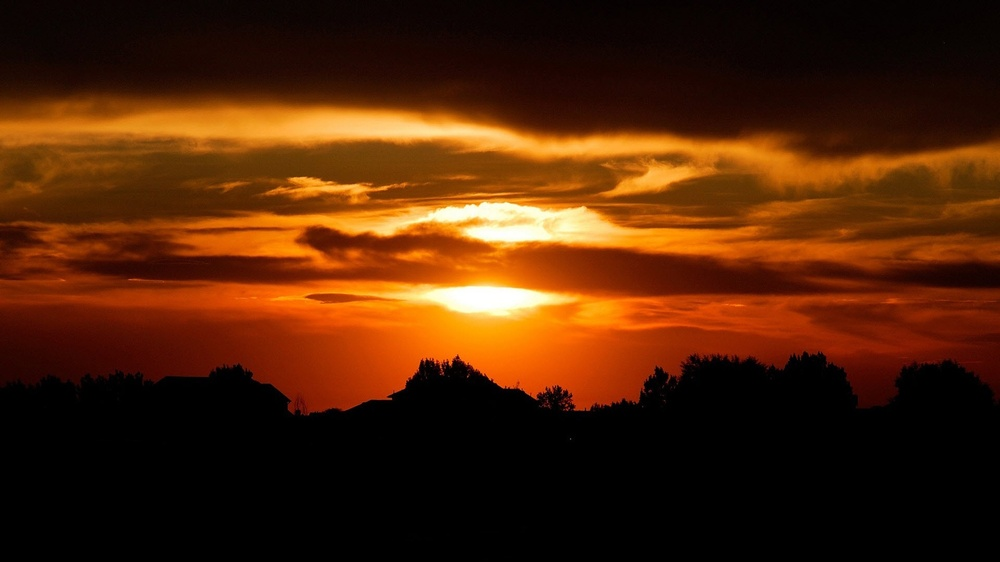
#> input picture images/sunset_orange.jpg, 1000 x 562 px, shrunk from 1920 x 1080 before the run
$ python useHistogramAnalyzer.py
#> lines starting #> are read from the running program, lines starting #| are printed output that depends on the picture
### HistogramAnalyzer/HistogramAnalyzer.py
__author__ = 'margauxdivernois'

import cv2
import numpy as np
import matplotlib.pyplot as plt
import operator

class HistogramAnalyzer:

    def __init__(self, img):
        """
        Init the HistogramAnalyzer Object.
        Calculate the histogram of the given image.
        """

        self.img_rgb = img

        # CREATE HISTOGRAM
        self.hist_rgb()
        self.hist_hsv()

    def hist_rgb(self):
        """Calculate the RGB histograms and save in attribute"""

        self.img_b,self.img_g,self.img_r = cv2.split(self.img_rgb)

        self.hist_r = cv2.calcHist(self.img_r,[0],None,[256],[0,255])
        self.hist_g = cv2.calcHist(self.img_g,[0],None,[256],[0,255])
        self.hist_b = cv2.calcHist(self.img_b,[0],None,[256],[0,255])

    def hist_hsv(self):
        """Calculate the HSV histograms and save in attribute"""
        self.img_hsv = cv2.cvtColor(self.img_rgb, cv2.COLOR_BGR2HSV)
        self.img_h, self.img_s, self.img_v = cv2.split(self.img_hsv)

        self.hist_h = cv2.calcHist([self.img_hsv],[0],self.img_s,[180],[0,180])
        self.hist_s = cv2.calcHist([self.img_hsv],[1],None,[256],[0,256])
        self.hist_v = cv2.calcHist([self.img_hsv],[2],None,[256],[0,256])

    # [22 lines left out: functions show_rgb, show_hsv, show_rgb_hist, not called in this run]

    def show_hsv_hist(self):
        """Show the HSV Histograms"""
        plt.plot(self.hist_h)
        plt.xlim([0,180])
        plt.title('Hue')
        plt.show()

        plt.plot(self.hist_s)
        plt.xlim([0,256])
        plt.title('Saturation')
        plt.show()

        plt.plot(self.hist_v)
        plt.xlim([0,256])
        plt.title('Brightness / Value')
        plt.show()

    def get_hue_max(self):
        """Return the maximum hue between 0 and 255"""
        max_hue_f = float(self.max_index(self.hist_h))
        max_hue = max_hue_f / 180 * 256     #Get a value between 0 and 255
        return int(max_hue)

    # [5 lines left out: function get_hue_average, not called in this run]

    def get_saturation_max(self):
        """Return the maximum saturation"""
        return int(self.max_index(self.hist_s))

    # [4 lines left out: function get_saturation_average, not called in this run]

    def get_brigthness_max(self):
        """Return the maximum brightness"""
        return int(self.max_index(self.hist_v))

    # [13 lines left out: functions get_brigthness_average, average, not called in this run]

    def max_index(self, hist):
        """Calculate and return the maximum value of an histogram"""
        max_i = 0
        max_value = hist[0]
        for i in range(1, len(hist)):
            if max_value < hist[i]:
                max_value = hist[i]
                max_i = i
        return max_i

### HistogramAnalyzer/useHistogramAnalyzer.py
from HistogramAnalyzer import HistogramAnalyzer
import cv2

if __name__ == "__main__":
    img = cv2.imread('../images/sunset_orange.jpg')
#> img is the input picture: shape (562, 1000, 3); mean B, G, R 6.8, 35.3, 78.6
    #cv2.imshow('original', img)

    histo_tool = HistogramAnalyzer(img)
#> in hist_rgb, `self.img_b,self.img_g,self.img_r = cv2.split(self.img_rgb)`:
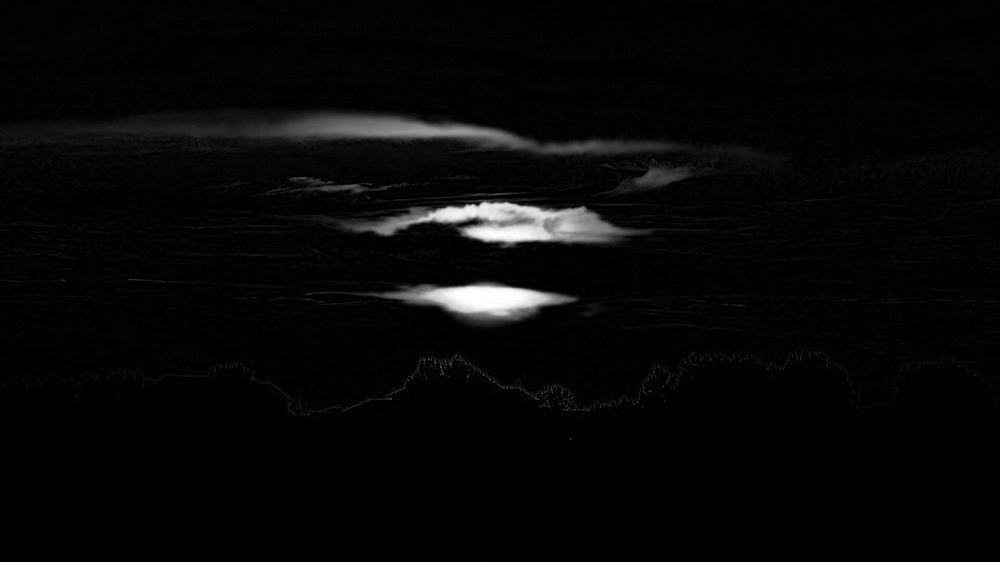
#> self.img_b: shape (562, 1000); min 0, max 255, mean 6.8
#> in hist_rgb, `self.img_b,self.img_g,self.img_r = cv2.split(self.img_rgb)`:
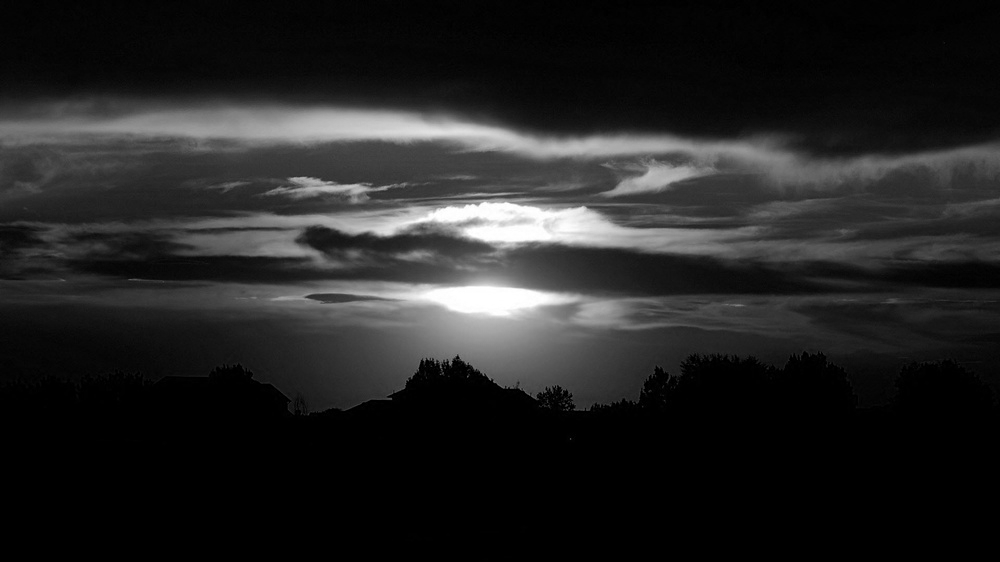
#> self.img_g: shape (562, 1000); min 0, max 255, mean 35.3
#> in hist_rgb, `self.img_b,self.img_g,self.img_r = cv2.split(self.img_rgb)`:
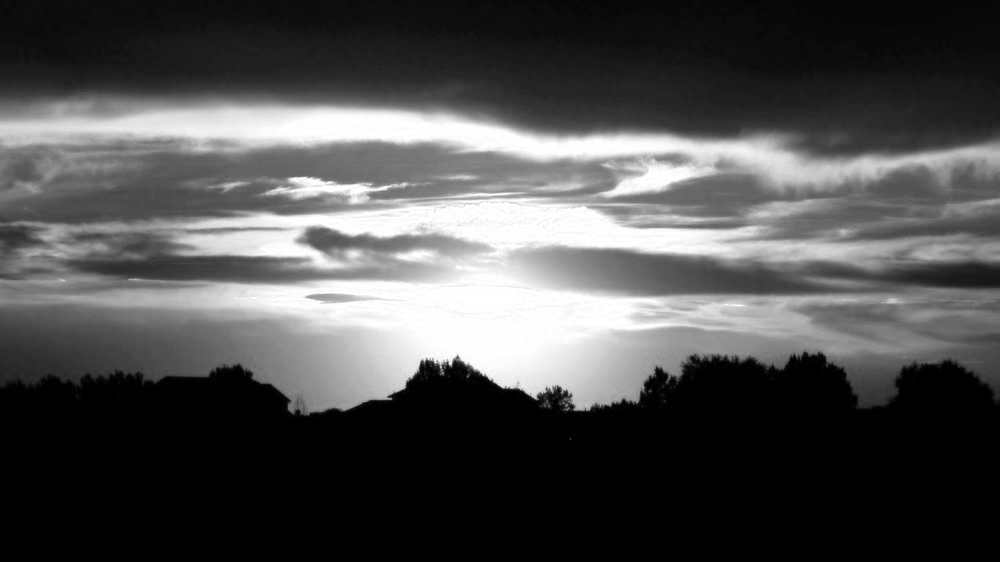
#> self.img_r: shape (562, 1000); min 0, max 255, mean 78.6
#> in hist_rgb, `self.hist_r = cv2.calcHist(self.img_r,[0],None,[256],[0,255])`: self.hist_r = 256 values, max 176 at index 12, min 0 at index 0, mean 3.91
#> in hist_rgb, `self.hist_g = cv2.calcHist(self.img_g,[0],None,[256],[0,255])`: self.hist_g = 256 values, max 283 at index 2, min 0 at index 9, mean 3.91
#> in hist_rgb, `self.hist_b = cv2.calcHist(self.img_b,[0],None,[256],[0,255])`: self.hist_b = 256 values, max 358 at index 2, min 0 at index 7, mean 3.91
#> in hist_hsv, `self.img_hsv = cv2.cvtColor(self.img_rgb, cv2.COLOR_BGR2HSV)`: self.img_hsv: shape (562, 1000, 3); mean H, S, V 8.5, 164.7, 78.6
#> in hist_hsv, `self.img_h, self.img_s, self.img_v = cv2.split(self.img_hsv)`:
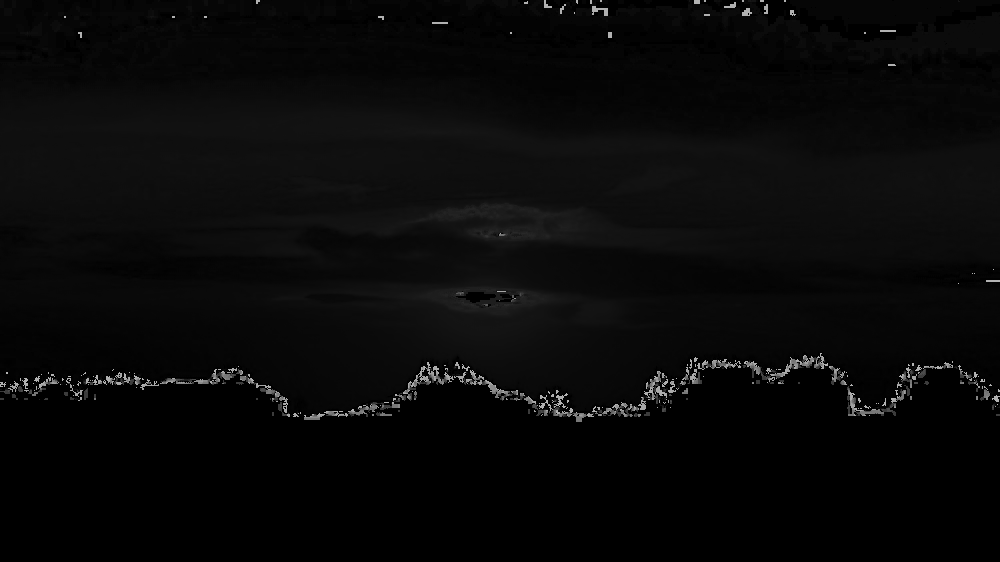
#> self.img_h: shape (562, 1000); min 0, max 179, mean 8.5
#> in hist_hsv, `self.img_h, self.img_s, self.img_v = cv2.split(self.img_hsv)`:
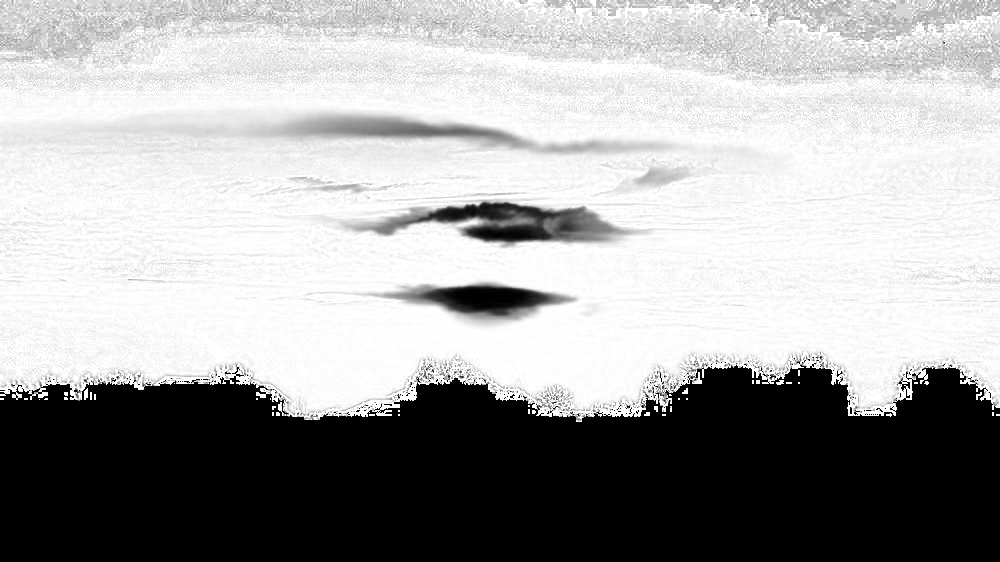
#> self.img_s: shape (562, 1000); min 0, max 255, mean 164.7
#> in hist_hsv, `self.hist_h = cv2.calcHist([self.img_hsv],[0],self.img_s,[180],[0,180])`: self.hist_h = 180 values, max 45054 at index 6, min 0 at index 41, mean 2183.5
#> in hist_hsv, `self.hist_s = cv2.calcHist([self.img_hsv],[1],None,[256],[0,256])`: self.hist_s = 256 values, max 168975 at index 0, min 8 at index 15, mean 2195.3
#> in hist_hsv, `self.hist_v = cv2.calcHist([self.img_hsv],[2],None,[256],[0,256])`: self.hist_v = 256 values, max 166492 at index 0, min 743 at index 211, mean 2195.3

    #histo_tool.show_rgb_hist()

    #histo_tool.show_hsv()
    histo_tool.show_hsv_hist()
#> in show_hsv_hist, `plt.show()`:
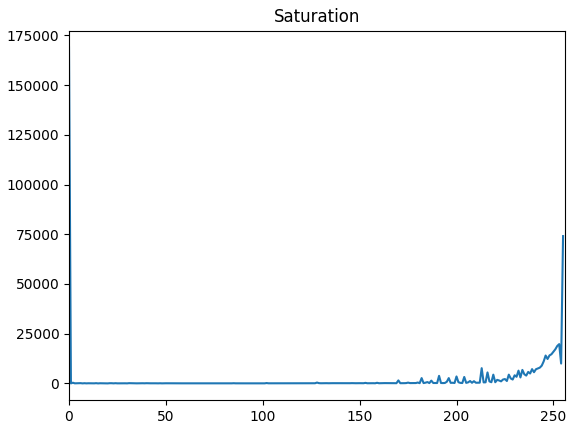
#> figure drawn by matplotlib, 1 panel; curve peaks at x = 0, y = 168975
#> in show_hsv_hist, `plt.show()`:
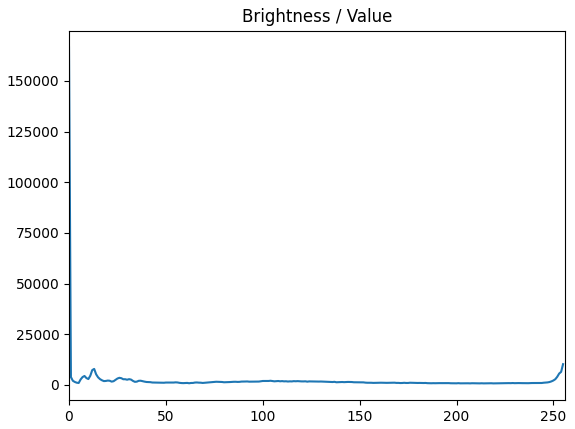
#> figure drawn by matplotlib, 1 panel; curve peaks at x = 0, y = 166492
    print(histo_tool.get_hue_max())
#> in max_index, `max_value = hist[0]`: max_value = [10741]
#> the loop in max_index, `for i in range(1, len(hist)):` made 179 passes
#> max_value on passes 3, 5, 6: [18960], [29036], [45054]
#> after the loop in max_index, `for i in range(1, len(hist)):`: max_i = 6
#> in get_hue_max, `max_hue = max_hue_f / 180 * 256`: max_hue = 8.53
#| 8
    print(histo_tool.get_saturation_max())
#| 0
    print(histo_tool.get_brigthness_max())
#| 0

    #histo_tool.show_rgb()
    #histo_tool.show_rgb_hist()

    cv2.waitKey(0)
    cv2.destroyAllWindows()
